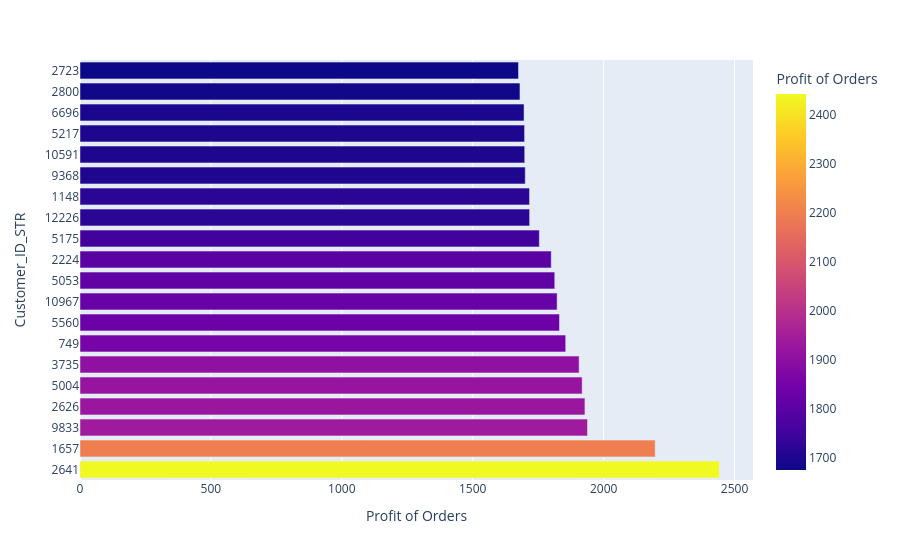

Here is the notebook cell this chart was saved with:
### Markdown cell above
# Top 20 Customers regarding profit of all orders

### Code cell
df1['Customer_ID_STR']=df1['Customer Id'].astype(str)

data_customers_profit=df1.groupby(['Customer_ID_STR'])['Order Profit Per Order'].sum().reset_index(name='Profit of Orders').sort_values(by= 'Profit of Orders', ascending= False)
px.bar(data_customers_profit.head(20),x='Profit of Orders', y='Customer_ID_STR' , color='Profit of Orders'      )

### Figure 1 — Plotly figure (JSON) as saved in the notebook; plotly's stock layout.template omitted (floating-point values rounded to 4 significant figures)
{"data": [{"hovertemplate": "Profit of Orders=%{marker.color}<br>Customer_ID_STR=%{y}<extra></extra>", "legendgroup": "", "marker": {"color": [2442.0, 2197.0, 1938.0, 1929.0, 1918.0, 1906.0, 1855.0, 1831.0, 1822.0, 1813.0, 1800.0, 1754.0, 1717.0, 1717.0, 1701.0, 1699.0, 1698.0, 1696.0, 1680.0, 1675.0], "coloraxis": "coloraxis", "pattern": {"shape": ""}}, "name": "", "orientation": "h", "showlegend": false, "textposition": "auto", "x": [2442.0, 2197.0, 1938.0, 1929.0, 1918.0, 1906.0, 1855.0, 1831.0, 1822.0, 1813.0, 1800.0, 1754.0, 1717.0, 1717.0, 1701.0, 1699.0, 1698.0, 1696.0, 1680.0, 1675.0], "xaxis": "x", "y": ["2641", "1657", "9833", "2626", "5004", "3735", "749", "5560", "10967", "5053", "2224", "5175", "12226", "1148", "9368", "10591", "5217", "6696", "2800", "2723"], "yaxis": "y", "type": "bar"}], "layout": {"xaxis": {"anchor": "y", "domain": [0.0, 1.0], "title": {"text": "Profit of Orders"}}, "yaxis": {"anchor": "x", "domain": [0.0, 1.0], "title": {"text": "Customer_ID_STR"}}, "coloraxis": {"colorbar": {"title": {"text": "Profit of Orders"}}, "colorscale": [[0.0, "#0d0887"], [0.1111, "#46039f"], [0.2222, "#7201a8"], [0.3333, "#9c179e"], [0.4444, "#bd3786"], [0.5556, "#d8576b"], [0.6667, "#ed7953"], [0.7778, "#fb9f3a"], [0.8889, "#fdca26"], [1.0, "#f0f921"]]}, "legend": {"tracegroupgap": 0}, "margin": {"t": 60}, "barmode": "relative"}}
